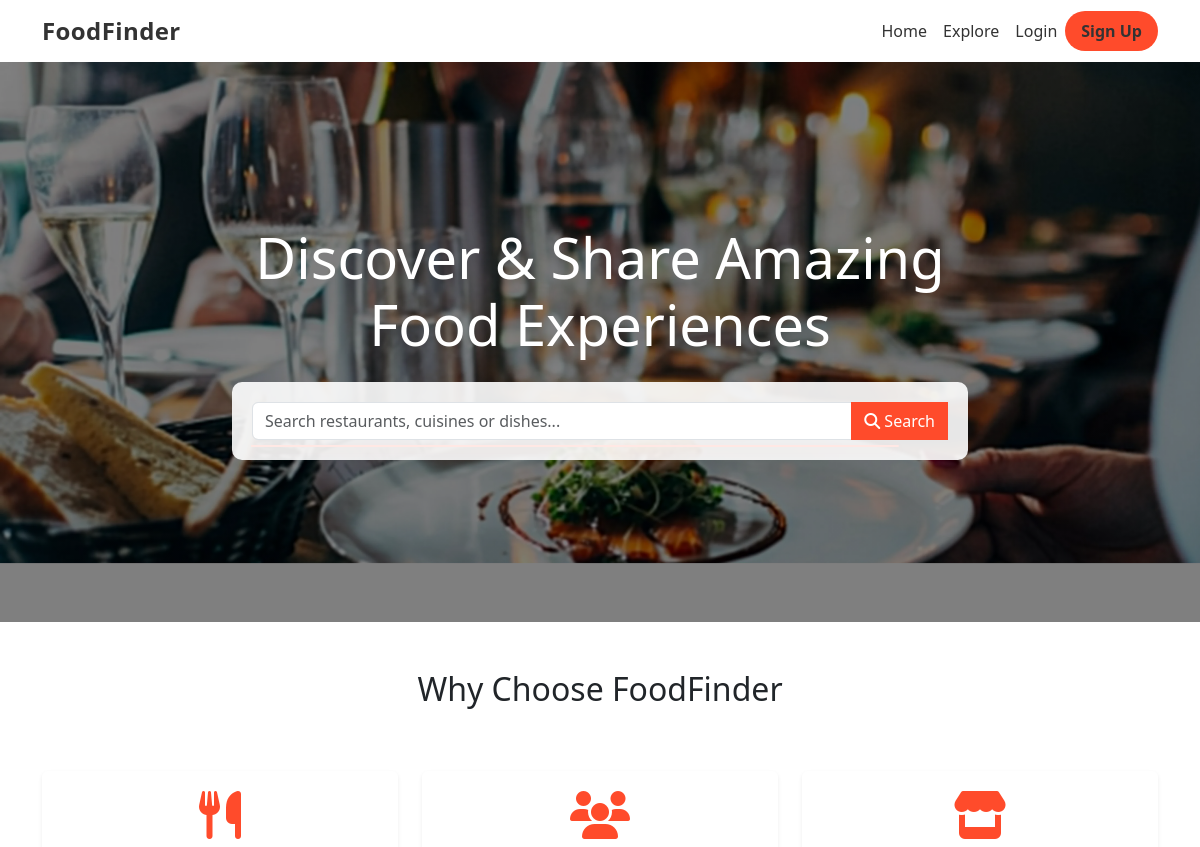
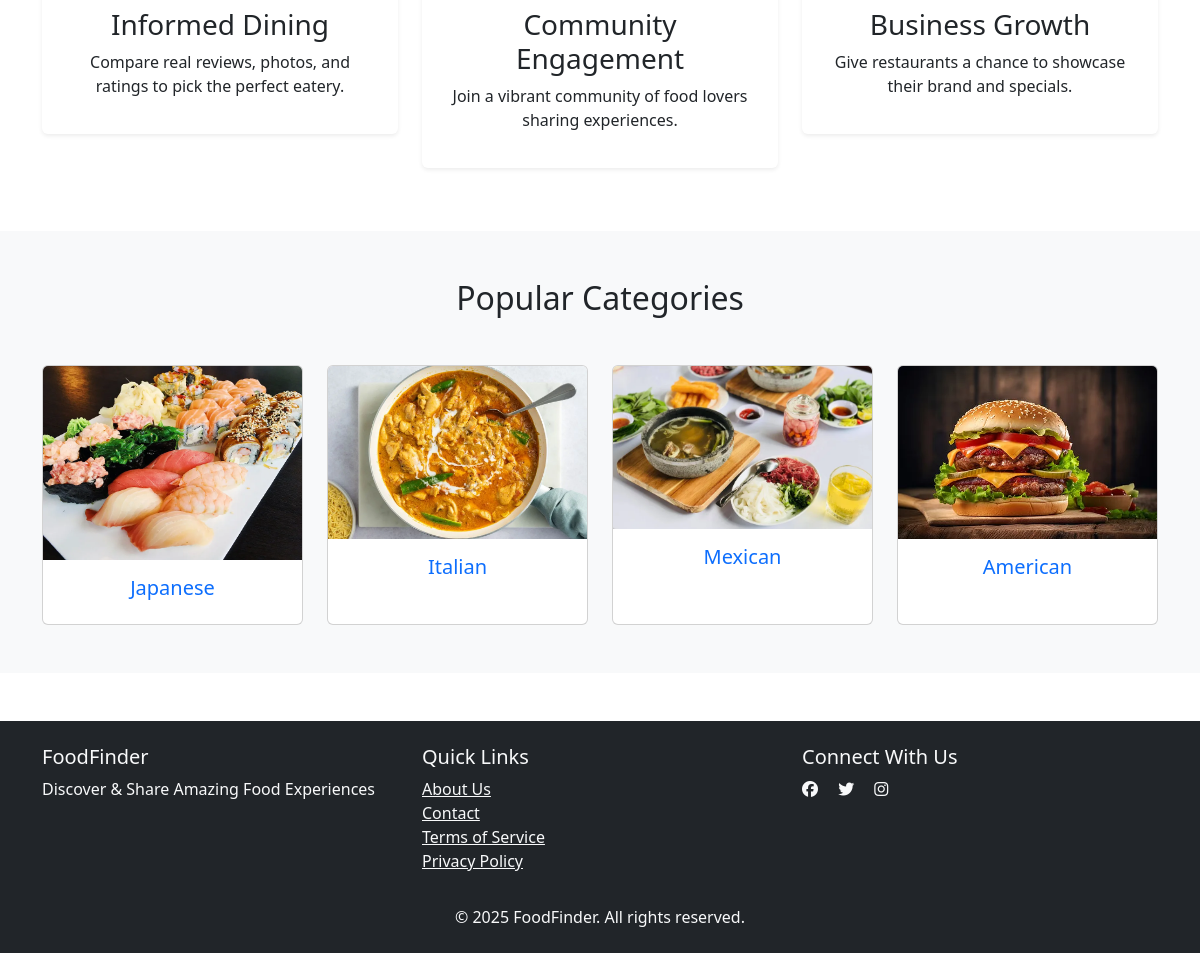
The page / on the database its author committed (2 pictures, top to bottom).
### frontend/models.py (models this page shows, shortened)
class RestaurantType(models.Model):
    name = models.CharField(max_length=100, unique=True, verbose_name="Restaurant Type")  # Type/category name
    photo = models.ImageField(max_length=100, upload_to='type_photo')  # Representative photo for the type

### frontend/views.py (the view)
# urls.py: path('', views.homepage, name='Homepage'),
def homepage(request):
    data = RestaurantType.objects.all()
    return render(request, 'HomePage.html', {'data': data})

### templates/HomePage.html (shortened to what this page needs)
{% extends "Base.html" %}
{% load static %}
{% block extra_css %}
    <link href="{% static 'css/index.css' %}" rel="stylesheet">
{% endblock %}
{% block content %}
    <section class="hero-section">
        <div class="container">
            <div class="row">
                <div class="col-md-8 mx-auto text-center">
                    <h1 class="display-4 mb-4">Discover & Share Amazing Food Experiences</h1>
                    <div class="search-bar">
                        <form action="{% url 'SearchResults' %}" method="GET">
                            <div class="input-group" style="position: relative;">
                                <input type="text"
                                       class="form-control"
                                       name="search"
                                       placeholder="Search restaurants, cuisines or dishes..."
                                       id="searchInput"
                                       autocomplete="off">
                                <button class="btn btn-primary" type="submit">
                                    <i class="fas fa-search"></i> Search
                                </button>
                                <div id="suggestionBox" class="autocomplete-suggestions"></div>
                            </div>
                        </form>
                    </div>
                </div>
            </div>
        </div>
    </section>
    <section class="py-5">
        <div class="container">
            <h2 class="text-center mb-5">Why Choose FoodFinder</h2>
            <div class="row">
                <div class="col-md-4">
                    <div class="feature-card text-center shadow-sm rounded">
                        <i class="fas fa-utensils fa-3x mb-3 text-primary"></i>
                        <h3>Informed Dining</h3>
                        <p>Compare real reviews, photos, and ratings to pick the perfect eatery.</p>
                    </div>
                </div>
                <div class="col-md-4">
                    <div class="feature-card text-center shadow-sm rounded">
                        <i class="fas fa-users fa-3x mb-3 text-primary"></i>
                        <h3>Community Engagement</h3>
                        <p>Join a vibrant community of food lovers sharing experiences.</p>
                    </div>
                </div>
                <div class="col-md-4">
                    <div class="feature-card text-center shadow-sm rounded">
                        <i class="fas fa-store fa-3x mb-3 text-primary"></i>
                        <h3>Business Growth</h3>
                        <p>Give restaurants a chance to showcase their brand and specials.</p>
                    </div>
                </div>
            </div>
        </div>
    </section>
    <section class="py-5 bg-light">
        <div class="container">
            <h2 class="text-center mb-5">Popular Categories</h2>
            <div class="row g-4">
                {% for row in data %}
                    <div class="col-6 col-md-3">
                        <div class="card h-100">
                            <a href="{% url 'SearchResults' %}?search={{ row.name }}" class="text-decoration-none">
                                <img src="{{ row.photo.url }}" class="card-img-top" alt="{{ row.name }}">
                                <div class="card-body text-center">
                                    <h5 class="card-title">{{ row.name }}</h5>
                                </div>
                            </a>
                        </div>
                    </div>
                {% endfor %}
            </div>
        </div>
    </section>
{% endblock %}

### static/css/Base.css (style rules this page uses)
body { font-family: Georgia, "Times New Roman", Times, serif; }
.hero-section { position: relative; min-height: 60vh; display: flex; align-items: center; justify-content: center; background: linear-gradient(135deg, #ff4b2b, #ff416c); color: #fff; text-align: center; padding: 80px 0; }

### static/css/index.css (style rules this page uses)
.hero-section { background: linear-gradient(rgba(0, 0, 0, 0.5), rgba(0, 0, 0, 0.5)), url('../img/bg_index.webp'); background-size: cover; background-repeat: no-repeat; height: 70vh; display: flex; align-items: center; color: white; }
.search-bar { background: rgba(255, 255, 255, 0.9); padding: 20px; border-radius: 10px; }
.feature-card { padding: 20px; margin: 15px 0; transition: transform 0.3s; }
.btn-primary { background-color: #FF4B2B; border-color: #FF4B2B; }
.text-primary { color: #FF4B2B !important; }
.autocomplete-suggestions { position: absolute; background: white; border: 1px solid #ddd; width: 100%; max-height: 150px; overflow-y: auto; z-index: 1000; }
.autocomplete-suggestions { position: absolute; background: white; border: 1px solid #FF4B2B20; border-radius: 8px; width: calc(100% - 48px); top: 100%; margin-top: 5px; box-shadow: 0 4px 12px rgba(255, 75, 43, 0.1); z-index: 1000; max-height: 250px; overflow-y: auto; }

### rows shown on the page
RestaurantType: photo (picture), name "Japanese"
RestaurantType: photo (picture), name "Italian"
RestaurantType: photo (picture), name "Mexican"
RestaurantType: photo (picture), name "American"
